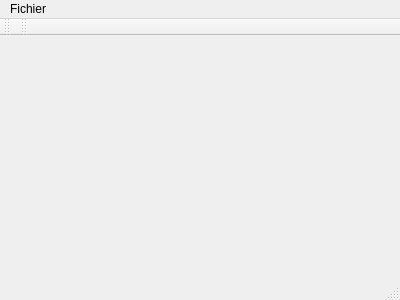
<?xml version="1.0" encoding="UTF-8"?>
<ui version="4.0">
 <class>MainWindow</class>
 <widget class="QMainWindow" name="MainWindow">
  <property name="geometry">
   <rect>
    <x>0</x>
    <y>0</y>
    <width>400</width>
    <height>300</height>
   </rect>
  </property>
  <property name="windowTitle">
   <string>MainWindow</string>
  </property>
  <widget class="QWidget" name="centralWidget">
   <widget class="GLWidget" name="widget" native="true">
    <property name="geometry">
     <rect>
      <x>150</x>
      <y>30</y>
      <width>120</width>
      <height>80</height>
     </rect>
    </property>
   </widget>
  </widget>
  <widget class="QMenuBar" name="menuBar">
   <property name="geometry">
    <rect>
     <x>0</x>
     <y>0</y>
     <width>400</width>
     <height>27</height>
    </rect>
   </property>
   <widget class="QMenu" name="menuFichier">
    <property name="title">
     <string>Fichier</string>
    </property>
    <addaction name="actionHop"/>
   </widget>
   <addaction name="menuFichier"/>
  </widget>
  <widget class="QToolBar" name="mainToolBar">
   <attribute name="toolBarArea">
    <enum>TopToolBarArea</enum>
   </attribute>
   <attribute name="toolBarBreak">
    <bool>false</bool>
   </attribute>
  </widget>
  <widget class="QStatusBar" name="statusBar"/>
  <widget class="QToolBar" name="toolBar">
   <property name="windowTitle">
    <string>toolBar</string>
   </property>
   <attribute name="toolBarArea">
    <enum>TopToolBarArea</enum>
   </attribute>
   <attribute name="toolBarBreak">
    <bool>false</bool>
   </attribute>
  </widget>
  <action name="actionHop">
   <property name="text">
    <string>Hop</string>
   </property>
  </action>
 </widget>
 <layoutdefault spacing="6" margin="11"/>
 <customwidgets>
  <customwidget>
   <class>GLWidget</class>
   <extends>QWidget</extends>
   <header>glWidget.h</header>
   <container>1</container>
  </customwidget>
 </customwidgets>
 <resources/>
 <connections>
  <connection>
   <sender>actionHop</sender>
   <signal>triggered()</signal>
   <receiver>MainWindow</receiver>
   <slot>printHello()</slot>
   <hints>
    <hint type="sourcelabel">
     <x>-1</x>
     <y>-1</y>
    </hint>
    <hint type="destinationlabel">
     <x>199</x>
     <y>149</y>
    </hint>
   </hints>
  </connection>
 </connections>
 <slots>
  <slot>printHello()</slot>
 </slots>
</ui>
